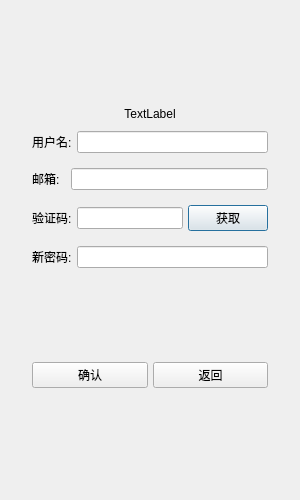
<?xml version="1.0" encoding="UTF-8"?>
<ui version="4.0">
 <class>ResetDialog</class>
 <widget class="QDialog" name="ResetDialog">
  <property name="geometry">
   <rect>
    <x>0</x>
    <y>0</y>
    <width>300</width>
    <height>500</height>
   </rect>
  </property>
  <property name="minimumSize">
   <size>
    <width>300</width>
    <height>500</height>
   </size>
  </property>
  <property name="maximumSize">
   <size>
    <width>300</width>
    <height>500</height>
   </size>
  </property>
  <property name="windowTitle">
   <string>Dialog</string>
  </property>
  <layout class="QVBoxLayout" name="verticalLayout_3">
   <item>
    <widget class="QStackedWidget" name="stackedWidget">
     <property name="currentIndex">
      <number>0</number>
     </property>
     <widget class="QWidget" name="page">
      <layout class="QVBoxLayout" name="verticalLayout_2">
       <item>
        <layout class="QVBoxLayout" name="verticalLayout">
         <property name="spacing">
          <number>5</number>
         </property>
         <property name="leftMargin">
          <number>7</number>
         </property>
         <property name="topMargin">
          <number>7</number>
         </property>
         <property name="rightMargin">
          <number>7</number>
         </property>
         <property name="bottomMargin">
          <number>7</number>
         </property>
         <item>
          <spacer name="verticalSpacer_2">
           <property name="orientation">
            <enum>Qt::Vertical</enum>
           </property>
           <property name="sizeHint" stdset="0">
            <size>
             <width>20</width>
             <height>40</height>
            </size>
           </property>
          </spacer>
         </item>
         <item>
          <widget class="QLabel" name="tip_label">
           <property name="text">
            <string>TextLabel</string>
           </property>
           <property name="alignment">
            <set>Qt::AlignCenter</set>
           </property>
           <property name="margin">
            <number>10</number>
           </property>
          </widget>
         </item>
         <item>
          <layout class="QHBoxLayout" name="horizontalLayout_3">
           <property name="spacing">
            <number>5</number>
           </property>
           <property name="leftMargin">
            <number>5</number>
           </property>
           <property name="topMargin">
            <number>5</number>
           </property>
           <property name="rightMargin">
            <number>5</number>
           </property>
           <property name="bottomMargin">
            <number>5</number>
           </property>
           <item>
            <widget class="QLabel" name="user_lab">
             <property name="text">
              <string>用户名:</string>
             </property>
            </widget>
           </item>
           <item>
            <widget class="QLineEdit" name="user_edit"/>
           </item>
          </layout>
         </item>
         <item>
          <layout class="QHBoxLayout" name="horizontalLayout_4">
           <property name="spacing">
            <number>5</number>
           </property>
           <property name="leftMargin">
            <number>5</number>
           </property>
           <property name="topMargin">
            <number>5</number>
           </property>
           <property name="rightMargin">
            <number>5</number>
           </property>
           <property name="bottomMargin">
            <number>5</number>
           </property>
           <item>
            <widget class="QLabel" name="email_lab">
             <property name="text">
              <string>邮箱:  </string>
             </property>
            </widget>
           </item>
           <item>
            <widget class="QLineEdit" name="email_edit"/>
           </item>
          </layout>
         </item>
         <item>
          <layout class="QHBoxLayout" name="horizontalLayout_5">
           <property name="spacing">
            <number>5</number>
           </property>
           <property name="leftMargin">
            <number>5</number>
           </property>
           <property name="topMargin">
            <number>5</number>
           </property>
           <property name="rightMargin">
            <number>5</number>
           </property>
           <property name="bottomMargin">
            <number>5</number>
           </property>
           <item>
            <widget class="QLabel" name="verify_lab">
             <property name="text">
              <string>验证码:</string>
             </property>
            </widget>
           </item>
           <item>
            <widget class="QLineEdit" name="verify_edit"/>
           </item>
           <item>
            <widget class="TimerBtn" name="verify_btn">
             <property name="text">
              <string>获取</string>
             </property>
            </widget>
           </item>
          </layout>
         </item>
         <item>
          <layout class="QHBoxLayout" name="horizontalLayout_6">
           <property name="spacing">
            <number>5</number>
           </property>
           <property name="leftMargin">
            <number>5</number>
           </property>
           <property name="topMargin">
            <number>5</number>
           </property>
           <property name="rightMargin">
            <number>5</number>
           </property>
           <property name="bottomMargin">
            <number>5</number>
           </property>
           <item>
            <widget class="QLabel" name="pwd_lab">
             <property name="text">
              <string>新密码:</string>
             </property>
            </widget>
           </item>
           <item>
            <widget class="QLineEdit" name="pwd_edit"/>
           </item>
          </layout>
         </item>
         <item>
          <spacer name="verticalSpacer_3">
           <property name="orientation">
            <enum>Qt::Vertical</enum>
           </property>
           <property name="sizeHint" stdset="0">
            <size>
             <width>20</width>
             <height>40</height>
            </size>
           </property>
          </spacer>
         </item>
         <item>
          <layout class="QHBoxLayout" name="horizontalLayout_7">
           <property name="spacing">
            <number>5</number>
           </property>
           <property name="leftMargin">
            <number>5</number>
           </property>
           <property name="topMargin">
            <number>5</number>
           </property>
           <property name="rightMargin">
            <number>5</number>
           </property>
           <property name="bottomMargin">
            <number>5</number>
           </property>
           <item>
            <widget class="QPushButton" name="sure_btn">
             <property name="text">
              <string>确认</string>
             </property>
            </widget>
           </item>
           <item>
            <widget class="QPushButton" name="back_btn">
             <property name="text">
              <string>返回</string>
             </property>
            </widget>
           </item>
          </layout>
         </item>
         <item>
          <spacer name="verticalSpacer">
           <property name="orientation">
            <enum>Qt::Vertical</enum>
           </property>
           <property name="sizeHint" stdset="0">
            <size>
             <width>20</width>
             <height>40</height>
            </size>
           </property>
          </spacer>
         </item>
        </layout>
       </item>
      </layout>
     </widget>
     <widget class="QWidget" name="page_2">
      <layout class="QVBoxLayout" name="verticalLayout_6">
       <item>
        <spacer name="verticalSpacer_5">
         <property name="orientation">
          <enum>Qt::Vertical</enum>
         </property>
         <property name="sizeHint" stdset="0">
          <size>
           <width>20</width>
           <height>40</height>
          </size>
         </property>
        </spacer>
       </item>
       <item>
        <widget class="QLabel" name="tip_lab">
         <property name="text">
          <string>重置密码成功, 5s后返回登陆界面</string>
         </property>
         <property name="alignment">
          <set>Qt::AlignCenter</set>
         </property>
        </widget>
       </item>
       <item>
        <widget class="QLabel" name="tip2_lab">
         <property name="text">
          <string>点击返回按钮, 立即返回</string>
         </property>
         <property name="alignment">
          <set>Qt::AlignCenter</set>
         </property>
        </widget>
       </item>
       <item>
        <spacer name="verticalSpacer_6">
         <property name="orientation">
          <enum>Qt::Vertical</enum>
         </property>
         <property name="sizeHint" stdset="0">
          <size>
           <width>20</width>
           <height>40</height>
          </size>
         </property>
        </spacer>
       </item>
       <item>
        <layout class="QHBoxLayout" name="horizontalLayout">
         <item>
          <spacer name="horizontalSpacer">
           <property name="orientation">
            <enum>Qt::Horizontal</enum>
           </property>
           <property name="sizeHint" stdset="0">
            <size>
             <width>40</width>
             <height>20</height>
            </size>
           </property>
          </spacer>
         </item>
         <item>
          <widget class="QPushButton" name="pushButton">
           <property name="text">
            <string>返回登陆</string>
           </property>
          </widget>
         </item>
         <item>
          <spacer name="horizontalSpacer_2">
           <property name="orientation">
            <enum>Qt::Horizontal</enum>
           </property>
           <property name="sizeHint" stdset="0">
            <size>
             <width>40</width>
             <height>20</height>
            </size>
           </property>
          </spacer>
         </item>
        </layout>
       </item>
       <item>
        <spacer name="verticalSpacer_4">
         <property name="orientation">
          <enum>Qt::Vertical</enum>
         </property>
         <property name="sizeHint" stdset="0">
          <size>
           <width>20</width>
           <height>40</height>
          </size>
         </property>
        </spacer>
       </item>
      </layout>
     </widget>
    </widget>
   </item>
  </layout>
 </widget>
 <customwidgets>
  <customwidget>
   <class>TimerBtn</class>
   <extends>QPushButton</extends>
   <header>timerbtn.h</header>
  </customwidget>
 </customwidgets>
 <resources/>
 <connections/>
</ui>
